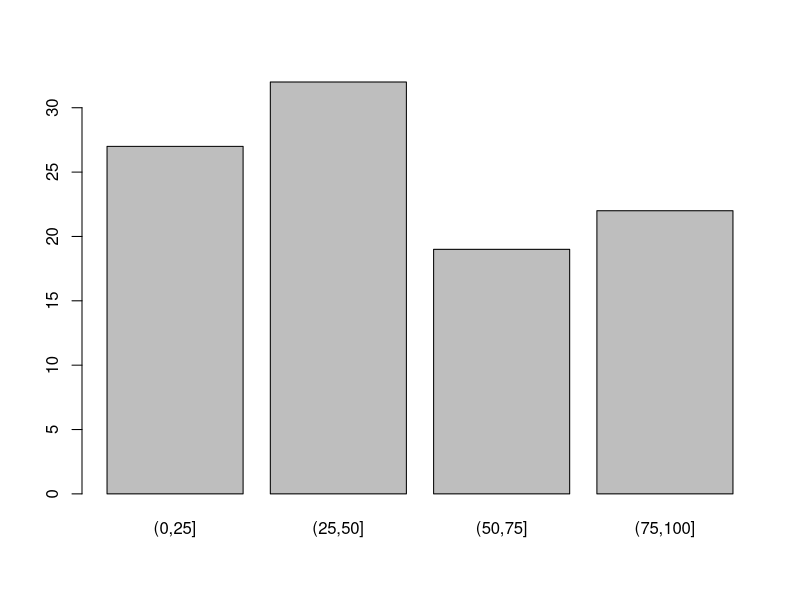

Reproduce this figure in R.
## ---- chunk 1
c(TRUE, 1.5)
c(TRUE, "hello")

a <- c(1L , "I am a character")
b <- c(TRUE, "Hello")
c <- c(FALSE, 2)

## ---- chunk 2
# credit_rating character vector
credit_rating <- c("BB", "AAA", "AA", "CCC", "AA", "AAA", "B", "BB")

# Create a factor from credit_rating
credit_factor <- factor(credit_rating)
credit_factor

# Call str() 
str(credit_rating)
str(credit_factor)

levels(credit_factor)
levels(credit_factor) <- c("2A", "3A", "1B", "2B", "3C")
credit_factor

## ---- chunk 3
random100 <- runif(100, 1, 100)
factor100 <- cut(random100, breaks = c(0,25,50,75,100))
plot(factor100)
## ---- chunk 4

# Variables
credit_rating <- c("AAA", "A", "BB")
bond_owners <- c("Dan", "Tom", "Joe")

# Create the data frame of character vectors, bonds
bonds <- data.frame(credit_rating, bond_owners, stringsAsFactors = FALSE)
